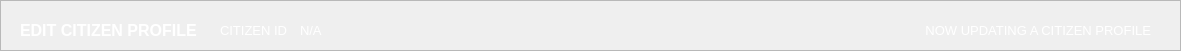
  <widget class="QFrame" name="basePopUpTitleFrame">
   <property name="geometry">
    <rect>
     <x>-1</x>
     <y>-10</y>
     <width>1181</width>
     <height>51</height>
    </rect>
   </property>
   <property name="styleSheet">
    <string notr="true">#basePopUpTitleFrame {
	background-color: #141c52;
}</string>
   </property>
   <property name="frameShape">
    <enum>QFrame::Shape::StyledPanel</enum>
   </property>
   <property name="frameShadow">
    <enum>QFrame::Shadow::Raised</enum>
   </property>
   <widget class="QLabel" name="label_titleFilterOptions">
    <property name="geometry">
     <rect>
      <x>20</x>
      <y>10</y>
      <width>221</width>
      <height>41</height>
     </rect>
    </property>
    <property name="font">
     <font>
      <family>Arial</family>
      <pointsize>12</pointsize>
      <bold>true</bold>
     </font>
    </property>
    <property name="styleSheet">
     <string notr="true">#label_titleFilterOptions {
	background-color: transparent;
	color: #FFFFFF;
}
</string>
    </property>
    <property name="text">
     <string>EDIT CITIZEN PROFILE</string>
    </property>
    <property name="alignment">
     <set>Qt::AlignmentFlag::AlignLeading|Qt::AlignmentFlag::AlignLeft|Qt::AlignmentFlag::AlignVCenter</set>
    </property>
   </widget>
   <widget class="QLabel" name="filteroptions_label">
    <property name="geometry">
     <rect>
      <x>800</x>
      <y>10</y>
      <width>351</width>
      <height>41</height>
     </rect>
    </property>
    <property name="font">
     <font>
      <family>Arial</family>
      <pointsize>10</pointsize>
      <bold>false</bold>
     </font>
    </property>
    <property name="styleSheet">
     <string notr="true">#filteroptions_label {
	background-color: transparent;
	color: #FFFFFF;
}
</string>
    </property>
    <property name="text">
     <string>NOW UPDATING A CITIZEN PROFILE</string>
    </property>
    <property name="alignment">
     <set>Qt::AlignmentFlag::AlignRight|Qt::AlignmentFlag::AlignTrailing|Qt::AlignmentFlag::AlignVCenter</set>
    </property>
   </widget>
   <widget class="QLabel" name="display_what_ID">
    <property name="geometry">
     <rect>
      <x>300</x>
      <y>10</y>
      <width>151</width>
      <height>41</height>
     </rect>
    </property>
    <property name="font">
     <font>
      <family>Arial</family>
      <pointsize>10</pointsize>
      <bold>false</bold>
     </font>
    </property>
    <property name="styleSheet">
     <string notr="true">#display_what_ID {
	background-color: transparent;
	color: #FFFFFF;
}
</string>
    </property>
    <property name="text">
     <string>N/A</string>
    </property>
    <property name="alignment">
     <set>Qt::AlignmentFlag::AlignLeading|Qt::AlignmentFlag::AlignLeft|Qt::AlignmentFlag::AlignVCenter</set>
    </property>
   </widget>
   <widget class="QLabel" name="label_what_ID">
    <property name="geometry">
     <rect>
      <x>220</x>
      <y>10</y>
      <width>71</width>
      <height>41</height>
     </rect>
    </property>
    <property name="font">
     <font>
      <family>Arial</family>
      <pointsize>10</pointsize>
      <bold>false</bold>
     </font>
    </property>
    <property name="styleSheet">
     <string notr="true">#label_what_ID {
	background-color: transparent;
	color: #FFFFFF;
}
</string>
    </property>
    <property name="text">
     <string>CITIZEN ID : </string>
    </property>
    <property name="alignment">
     <set>Qt::AlignmentFlag::AlignLeading|Qt::AlignmentFlag::AlignLeft|Qt::AlignmentFlag::AlignVCenter</set>
    </property>
   </widget>
  </widget>
